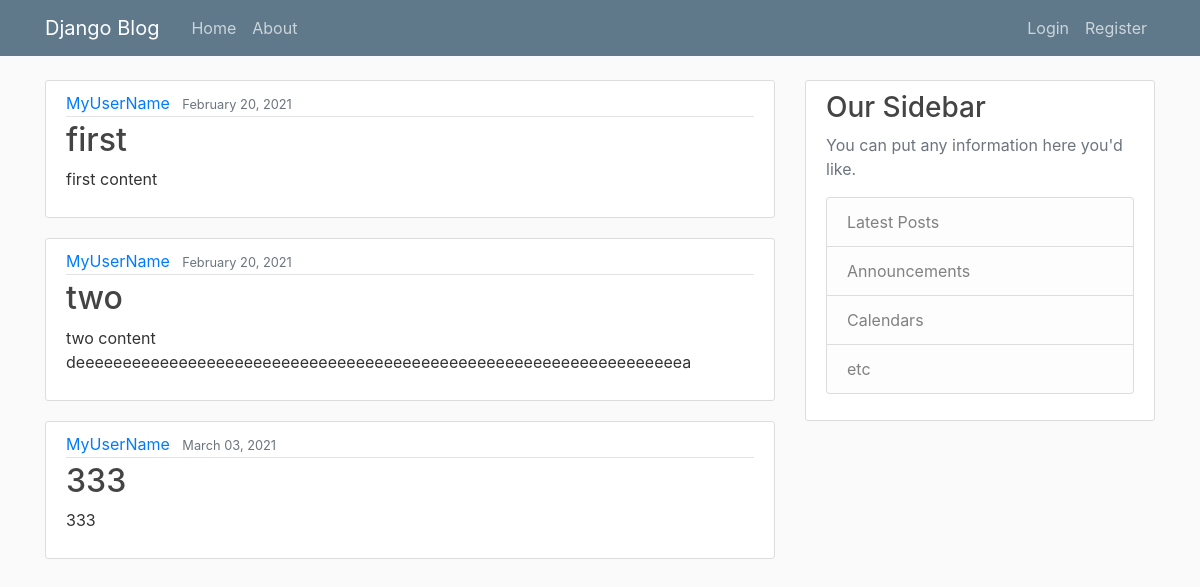
/, run on an earlier commit of the app's database.
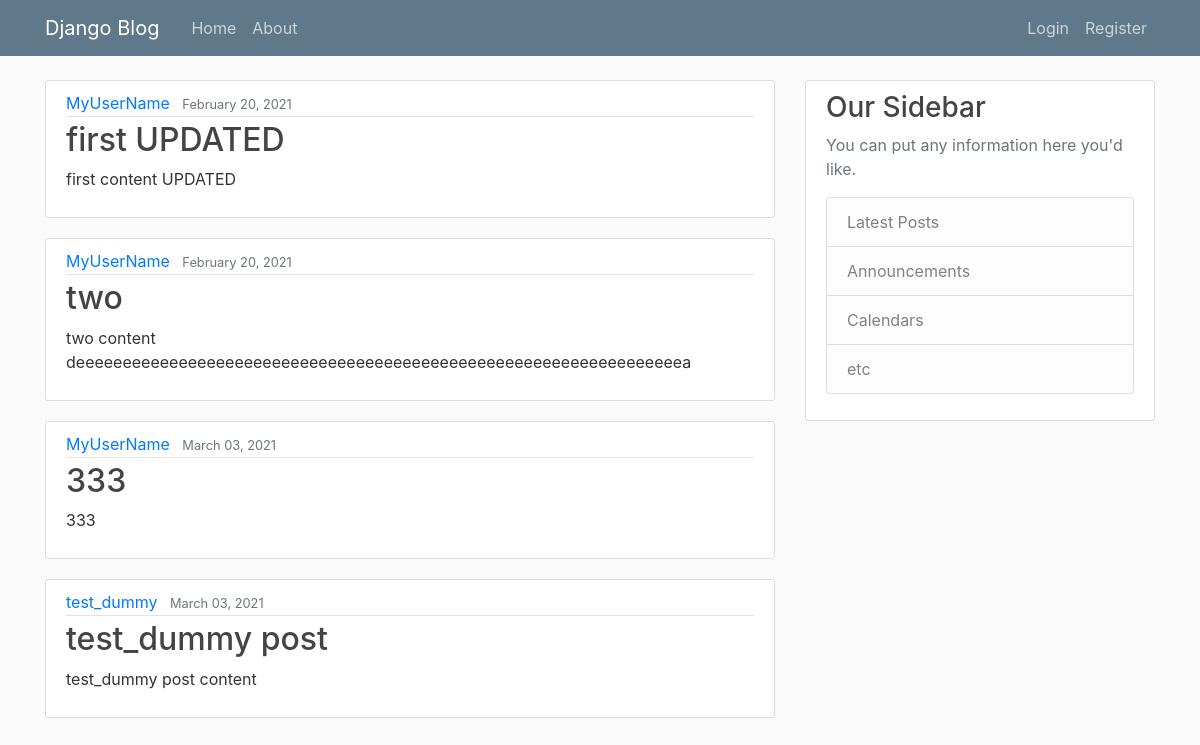
And on a later commit of the database.
### blog/models.py (models this page shows, shortened)
class Post(models.Model):
  title = models.CharField(max_length=100)
  content = models.TextField()
  date_posted = models.DateTimeField(default=timezone.now)
  author = models.ForeignKey(User, on_delete=models.CASCADE)

### blog/views.py (the view)
# urls.py: path('', PostListView.as_view(), name='blog-home'),
class PostListView(ListView):
  model = Post
  template_name = 'blog/home.html'
  context_object_name = 'posts'
  ordering = ['date_posted']

### blog/templates/blog/home.html
{% extends 'blog/base.html' %}
{% block content %}
    {% for post in posts %}
    <article class="media content-section">
        <div class="media-body">
          <div class="article-metadata">
            <a class="mr-2" href="#">{{ post.author }}</a>
            <small class="text-muted">{{ post.date_posted|date:"F d, Y" }}</small>
          </div>
          <h2><a class="article-title" href="{% url 'post-detail' post.id %}">{{ post.title }}</a></h2>
          <p class="article-content">{{ post.content }}</p>
        </div>
      </article>
    {% endfor %}
{% endblock content %}

What changed in the data, as far as the page shows it:
changed Post: title "first" → "first UPDATED"; content "first content" → "first content UPDATED"
added Post: author "test_dummy", date_posted "March 03, 2021", title "test_dummy post", content "test_dummy post content"
